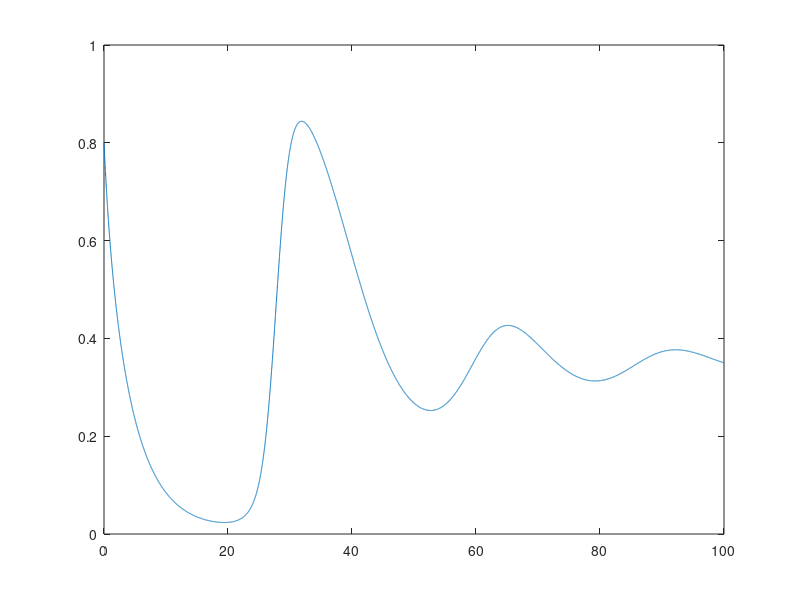

MATLAB code for this plot: (Note: this script raises an error after producing the figure.)
clear all
close all

%% a

a = 2; b =0.74; c = 0.5; x0 = 0.8; y0 = 0.3;
h = 0.01;
tf = 100;
t = 0:h:tf;
N = length(t);
x = nan(1,N); y = nan(1,N);
x(1) = x0; y(1) = y0;

fx = @(X,Y) X*(1-X)-a*X*Y/(X+Y);
fy = @(X,Y) b*X*Y/(X+Y)-c*Y;

for k=1:N-1
    r1x = fx( x(k),y(k) );
    r1y = fy( x(k),y(k) );
    
    r2x = fx( x(k) + r1x*h/2,y(k) + r1y*h/2 );
    r2y = fy( x(k) + r1x*h/2,y(k) + r1y*h/2 );
    
    r3x = fx( x(k) + r2x*h/2,y(k) + r2y*h/2 );
    r3y = fy( x(k) + r2x*h/2,y(k) + r2y*h/2 );
    
    r4x = fx( x(k) + r3x*h,y(k) + r3y*h );
    r4y = fy( x(k) + r3x*h,y(k) + r3y*h );
    
    x(k+1) = x(k) + h/6*(r1x + 2*r2x + 2*r3x + r4x);
    y(k+1) = y(k) + h/6*(r1y + 2*r2y + 2*r3y + r4y);
end

plot(t,x)
hold on
%% b
a = 2; b =0.74; c = 0.5; x0 = 0.8; y0 = 0.3;
h = 0.01;
t0 = 0;
tf = 100;
x(1) = x0; y(1) = y0;

reltol = 3E-14;
abstol_1 = 1E-13;
abstol_2 = abstol_1;

options = odeset( 'RelTol',reltol,'AbsTol',[abstol_1 abstol_2] );
[t_ode45,sol] = ode45( @e_2017_2018_exer_2_recurso_function,[t0 tf],[x0 y0],options,a,b,c);

plot(t_ode45,sol(:,1))

